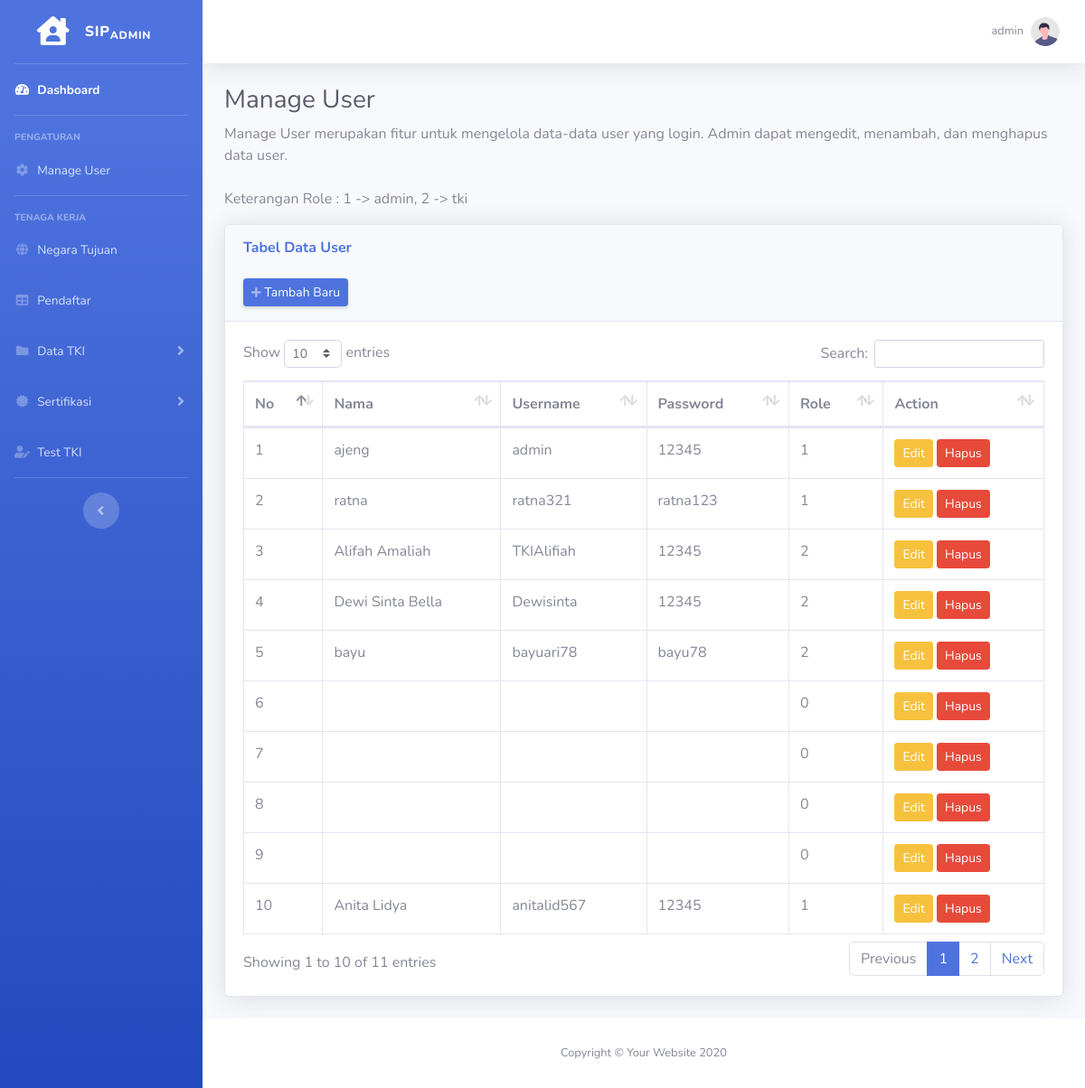
/tabelManageUser.php (signed in), run on the app's committed database.
### tables this page shows
CREATE TABLE `user` (
  `id` int(10) NOT NULL,
  `nama_lengkap` varchar(255) NOT NULL,
  `username` varchar(255) NOT NULL,
  `password` varchar(255) NOT NULL,
  `role` int(10) NOT NULL
);

### tabelManageUser.php (the view, shortened to what this page needs)
<!DOCTYPE html>
<html lang="en">
<head>
    <link href="vendor/fontawesome-free/css/all.min.css" rel="stylesheet" type="text/css">
    <link href="css/sb-admin-2.min.css" rel="stylesheet">
    <link href="vendor/datatables/dataTables.bootstrap4.min.css" rel="stylesheet">
</head>
<body id="page-top">
    <div id="wrapper">
        <ul class="navbar-nav bg-gradient-primary sidebar sidebar-dark accordion" id="accordionSidebar">
            <a class="sidebar-brand d-flex align-items-center justify-content-center" href="indexadmin.php">
                <div class="sidebar-brand-icon">
                    <i class="fas fa-house-user"></i>
                </div>
                <div class="sidebar-brand-text mx-3">SIP<sub>Admin</sub></div>
            </a>
            <hr class="sidebar-divider my-0">
            <li class="nav-item active">
                <a class="nav-link" href="indexadmin.php">
                    <i class="fas fa-fw fa-tachometer-alt"></i>
                    <span>Dashboard</span></a>
            </li>
            <hr class="sidebar-divider">
            <div class="sidebar-heading">
                Pengaturan
            </div>
            <li class="nav-item">
                <a class="nav-link" href="tabelManageUser.php">
                    <i class="fas fa-fw fa-cog"></i>
                    <span>Manage User</span></a>
            </li>
            <hr class="sidebar-divider">
            <div class="sidebar-heading">
                Tenaga Kerja
            </div>
            <li class="nav-item">
                <a class="nav-link" href="tabelNegaraTujuan.php">
                    <i class="fas fa-fw fa-globe"></i>
                    <span>Negara Tujuan</span></a>
            </li>
            <li class="nav-item">
                <a class="nav-link" href="tabelPendaftar.php">
                    <i class="fas fa-fw fa-table"></i>
                    <span>Pendaftar</span></a>
            </li>
            <li class="nav-item">
                <a class="nav-link collapsed" href="#" data-toggle="collapse" data-target="#collapsePages"
                    aria-expanded="true" aria-controls="collapsePages">
                    <i class="fas fa-fw fa-folder"></i>
                    <span>Data TKI</span>
                </a>
            </li>
            <li class="nav-item">
                <a class="nav-link collapsed" href="#" data-toggle="collapse" data-target="#collapseTwo"
                    aria-expanded="true" aria-controls="collapseTwo">
                    <i class="fas fa-fw fa-certificate"></i>
                    <span>Sertifikasi</span>
                </a>
            </li>
            <li class="nav-item">
                <a class="nav-link" href="tabelTest.php">
                    <i class="fas fa-fw fa-user-edit"></i>
                    <span>Test TKI</span></a>
            </li>
            <hr class="sidebar-divider d-none d-md-block">
            <div class="text-center d-none d-md-inline">
                <button class="rounded-circle border-0" id="sidebarToggle"></button>
            </div>
        </ul>
        <div id="content-wrapper" class="d-flex flex-column">
            <div id="content">
                <nav class="navbar navbar-expand navbar-light bg-white topbar mb-4 static-top shadow">
                    <ul class="navbar-nav ml-auto">
                        <li class="nav-item dropdown no-arrow">
                            <a class="nav-link dropdown-toggle" href="#" id="userDropdown" role="button"
                                data-toggle="dropdown" aria-haspopup="true" aria-expanded="false">
                                <span class="mr-2 d-none d-lg-inline text-gray-600 small"><?php echo $_SESSION['username']; ?></span>
                                <img class="img-profile rounded-circle"
                                    src="img/undraw_profile.svg">
                            </a>
                        </li>
                    </ul>
                </nav>
                <div class="container-fluid">
                    <h1 class="h3 mb-2 text-gray-800">Manage User</h1>
                    <p class="mb-4">Manage User merupakan fitur untuk mengelola data-data user yang login. Admin dapat mengedit, menambah, dan menghapus data user.</p>
                    <p>Keterangan Role : 1 -> admin, 2 -> tki</p>
                    <div class="card shadow mb-4">
                        <div class="card-header py-3">
                            <h6 class="m-0 font-weight-bold text-primary">Tabel Data User</h6><br>
                            <a href="tabelManageUserForm.php" class="d-none d-sm-inline-block btn btn-sm btn-primary shadow-sm"><i
                                class="fas fa-plus fa-sm text-white-50"></i> Tambah Baru</a>
                        </div>
                        <div class="card-body">
                            <div class="table-responsive">
                                <table class="table table-bordered" id="dataTable" width="100%" cellspacing="0">
                                    <thead>
                                        <tr>
                                            <th>No</th>
                                            <th>Nama</th>
                                            <th>Username</th>
                                            <th>Password</th>
                                            <th>Role</th>
                                            <th>Action</th>
                                        </tr>
                                    </thead>
                                    <tbody>
                                        <?php
                                            $konektor = mysqli_connect("localhost","root","", "tki");
                                            $no = 1;
                                            $data = mysqli_query($konektor,"SELECT * FROM user");
                                            while($d = mysqli_fetch_array($data)){
                                        ?>
                                            <tr>
                                                <td><?php echo $no++; ?></td>
                                                <td><?php echo $d['nama_lengkap']; ?></td>
                                                <td><?php echo $d['username']; ?></td>
                                                <td><?php echo $d['password']; ?></td>
                                                <td><?php echo $d['role']; ?></td>
                                                <td>
                                                    <a class="btn btn-warning btn-sm" href="tabelManageUserEdit.php?id=<?php echo $d['id']; ?>">Edit</a>
                                                    <a class="btn btn-danger btn-sm" href="tabelManageUserDelete.php?id=<?php echo $d['id']; ?>">Hapus</a>
                                                </td>
                                                </tr>
                                        <?php
                                            }
                                        ?>
                                    </tbody>
                                </table>
                            </div>
                        </div>
                    </div>
                </div>
            </div>
            <footer class="sticky-footer bg-white">
                <div class="container my-auto">
                    <div class="copyright text-center my-auto">
                        <span>Copyright &copy; Your Website 2020</span>
                    </div>
                </div>
            </footer>
        </div>
    </div>
</body>
</html>

### data on the page
user: nama_lengkap "ajeng", username "admin", password "12345", role "1"
user: nama_lengkap "ratna", username "ratna321", password "ratna123", role "1"
user: nama_lengkap "Alifah Amaliah", username "TKIAlifiah", password "12345", role "2"
user: nama_lengkap "Dewi Sinta Bella", username "Dewisinta", password "12345", role "2"
user: nama_lengkap "bayu", username "bayuari78", password "bayu78", role "2"
user: role "0"
user: role "0"
user: role "0"
user: role "0"
user: nama_lengkap "Anita Lidya", username "anitalid567", password "12345", role "1"

### other printed values
$_SESSION['username'] "admin"
